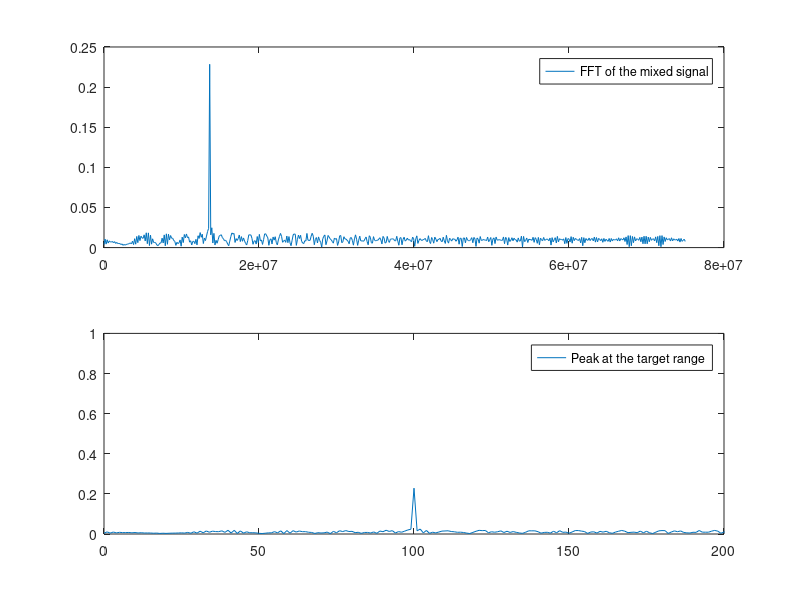
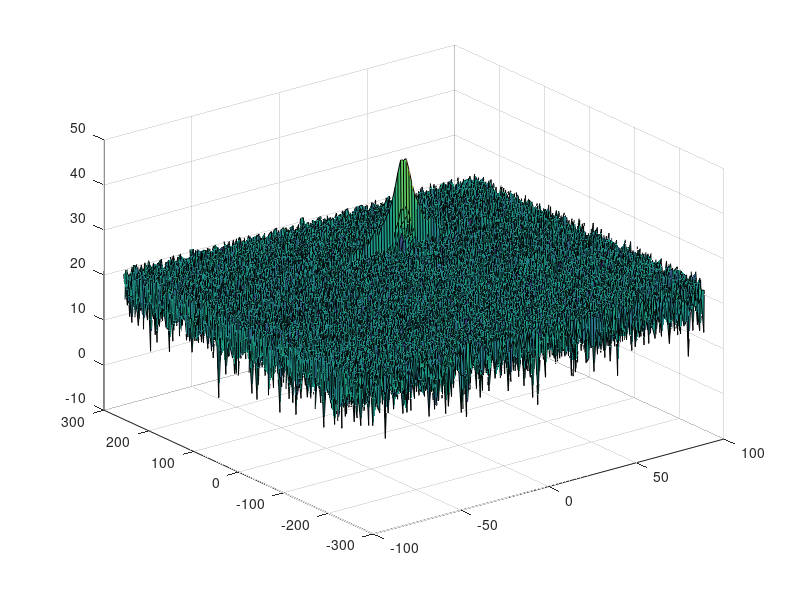

Source code (MATLAB) for these figures, in order: (Note: this script raises an error after producing the figures.)
clear all
clc;

%% Radar Specifications 
%%%%%%%%%%%%%%%%%%%%%%%%%%%
% Frequency of operation = 77GHz
% Max Range = 200m
% Range Resolution = 1 m
% Max Velocity = 100 m/s (chapter its 70 m/s 
% Velocity Resulution  = 3 m/s
%%%%%%%%%%%%%%%%%%%%%%%%%%%

%speed of light = 3e8
c = 3e8;
Rres = 1; %Resolution of the Radar
RMax = 200;

%% User Defined Range and Velocity of target
% *%TODO* :
% define the target's initial position and velocity. Note : Velocity
% remains contant
% Innitial velocity = constant = TargetValocity
% Target range is reducing (since the radar is assumed to accelerate
% towards the Target vehicle
TargetRange = 100; 
TargetValocity = 20;

%% FMCW Waveform Generation

% *%TODO* :
% Design the FMCW waveform by giving the specs of each of its parameters.
% Calculate the Bandwidth (B), Chirp Time (Tchirp) and Slope (slope) of the FMCW
% chirp using the requirements above.

B = c/(2*Rres); %Bandwidth of the radar for 1 m resulution
Tchirp = 5.5*2*RMax/c; % Chirp Time   
AlphaSlope = B/Tchirp; % Chirp Slope

%Operating carrier frequency of Radar 
fc= 77e9;             %carrier freq
                                                          
%The number of chirps in one sequence. Its ideal to have 2^ value for the ease of running the FFT
%for Doppler Estimation. 
Nd=128;                   % #of doppler cells OR #of sent periods % number of chirps

%The number of samples on each chirp. 
Nr=1024;                  %for length of time OR # of range cells

% Timestamp for running the displacement scenario for every sample on each
% chirp
t=linspace(0,Nd*Tchirp,Nr*Nd); %total time for samples


%Creating the vectors for Tx, Rx and Mix based on the total samples input.
Tx=zeros(1,length(t)); %transmitted signal
Rx=zeros(1,length(t)); %received signal
Mix = zeros(1,length(t)); %beat signal

%Similar vectors for range_covered and time delay.
r_t=zeros(1,length(t));
td=zeros(1,length(t));


%% Signal generation and Moving Target simulation
% Running the radar scenario over the time. 

for i=1:length(t)     
    
    % *%TODO* :
    %For each time stamp update the Range of the Target for constant velocity. 
    % Range of the vehicle Innitial range + m 
    r_t(i) = TargetRange + TargetValocity * t(i);
    
    %Todo, to verify if it is - or + the target range (Closing in or out)
    
    %Delayed version of the signal would be the time travel by the signal 
    td(i) = 2 * r_t(i)/c;
    
    TTravelDelay = t(i) - td(i); 
    
    % *%TODO* :
    %For each time sample we need update the transmitted and
    %received signal. 
    Tx(i) = cos(2*pi*((fc*t(i))+ (AlphaSlope*t(i)*t(i)/2)));
    Rx(i) = cos(2*pi*((fc*(TTravelDelay)) + AlphaSlope* (TTravelDelay*TTravelDelay)/2));
    
    % *%TODO* :
    %Now by mixing the Transmit and Receive generate the beat signal
    %This is done by element wise matrix multiplication of Transmit and
    %Receiver Signal
    Mix(i) = Tx(i)*Rx(i);
    
end

%% RANGE MEASUREMENT

% *%TODO* :
% Reshape the vector into Nr*Nd array. Nr and Nd here would also define the size of
% Range and Doppler FFT respectively.
Mix=reshape(Mix,[Nr,Nd]);

 % *%TODO* :
%run the FFT on the beat signal along the range bins dimension (Nr) and
%normalize.
Y = fft(Mix,Nr);

%Todo: Chirp time * Bandwidth (Time Bandwidth product, for estimation of length of the FFT) 
L = Tchirp * B;
%L = Nr; 

%TODO* :
% Take the absolute value of FFT output
% Taking half the samples and and Normalizing and taking absolute
signal_fft = abs(Y(1:(L/2)+1)/L);

%TODO: making the samples equal to the length of the signal 
f = B*(0:(L/2))/L;

%plotting the FFT and the range
figure ('Name','Range from First FFT');
subplot(2,1,1);
plot(f,signal_fft);
legend('FFT of the mixed signal'); 
R = (c*Tchirp*f)/(2*B);
subplot(2,1,2);
plot(R,signal_fft);
legend('Peak at the target range'); 

axis ([0 200 0 1]);



%% RANGE DOPPLER RESPONSE
% The 2D FFT implementation is already provided here. This will run a 2DFFT
% on the mixed signal (beat signal) output and generate a range doppler
% map.You will implement CFAR on the generated RDM

% Range Doppler Map Generation.

% The output of the 2D FFT is an image that has reponse in the range and
% doppler FFT bins. So, it is important to convert the axis from bin sizes
% to range and doppler based on their Max values.

Mix=reshape(Mix,[Nr,Nd]);

% 2D FFT using the FFT size for both dimensions.
sig_fft2 = fft2(Mix,Nr,Nd);

% Taking just one side of signal from Range dimension.
sig_fft2 = sig_fft2(1:Nr/2,1:Nd);
sig_fft2 = fftshift (sig_fft2);
RDM = abs(sig_fft2);
RDM = 10*log10(RDM) ;

%use the surf function to plot the output of 2DFFT and to show axis in both
%dimensions
doppler_axis = linspace(-100,100,Nd);
range_axis = linspace(-200,200,Nr/2)*((Nr/2)/400);
figure,surf(doppler_axis,range_axis,RDM);

%% CFAR implementation

%Slide Window through the complete Range Doppler Map

% *%TODO* :
%Select the number of Training Cells in both the dimensions.

% 1. Determine the number of Training cells for each dimension Tr and Td. 
% Similarly, pick the number of guard cells Gr and Gd.

Tr = 10;    %Training Range
Td = 18;    %Training Doppler
Gr = 3;     %Guard Range
Gd = 4;     %Guard Doppler

% 2. Slide the Cell Under Test (CUT) across the complete cell matrix
% Select the grid that includes the training, guard and test cells. 
% Grid Size = (2Tr+2Gr+1)(2Td+2Gd+1).

%Total cell count for averaging
TotalCellCount = (2*Tr+2*Gr+1)*(2*Td+2*Gd+1) - (2*Gr+1)*(2*Gd+1);


% *%TODO* :
% offset the threshold by SNR value in dB
Offset = 6;


% *%TODO* :
%Create a vector to store noise_level for each iteration on training cells
noise_level = zeros(1,1);


%CFAR Signal value 
signal_cfar = zeros(Nr/2,Nd);
signal_cfar2 = zeros(Nr/2,Nd);

%For testing
testMatrix  = zeros(Nr/2,Nd);
   
% *%TODO* :
%design a loop such that it slides the CUT across range doppler map by
%giving margins at the edges for Training and Guard Cells.
%For every iteration sum the signal level within all the training
%cells. To sum convert the value from logarithmic to linear using db2pow
%function. Average the summed values for all of the training
%cells used. After averaging convert it back to logarithimic using pow2db.
%Further add the offset to it to determine the threshold. Next, compare the
%signal under CUT with this threshold. If the CUT level > threshold assign
%it a value of 1, else equate it to 0.

   % Use RDM[x,y] as the matrix from the output of 2D FFT for implementing
   % CFAR


for j = 1:(Nr/2)-(2*(Gd+Td))
    %Starting the CUT Y from j + Gd + Td index
    CutYIndex = j + Td + Gd;
    
    for i = 1:(Nd-2*(Gr+Tr))        
        
        %Starting the CUT X from i + Gr + Tr index
        CutXIndex = i + Tr + Gr;
        
        % ***ttttttttt***| A: Indexes for Section A 
        % ***ttttttttt***| CutXIndex-Tr-Gr:1:CutXIndex+Gr+Tr X CutYIndex-Td-Gd:1:CutYIndex-Gd-1 
        % ***ttttttttt***| 
        % ***ttttttttt***| 
        % ***ttgggggtt***| B: Indexes for Section B 
        % ***ttggCggtt***| CutXIndex-Tr-Gr:1:CutXIndex-Gr-1 X CutYIndex-Gd:1:CutYIndex+Gd
        % ***ttgggggtt***| CutXIndex+Gr+1:1:CutXIndex+Tr+Gr X CutYIndex-Gd:1:CutYIndex+Gd
        % ***ttttttttt***|
        % ***ttttttttt***| C: Indexes for Section C 
        % ***ttttttttt***| CutXIndex-Tr-Gr:1:CutXIndex+Gr+Tr X CutYIndex+Gd+1:1:CutYIndex+Td+Gd
        % ***ttttttttt***| 
        
        %A + C portion :
        TrainingIndexX_AC   = CutXIndex-Tr-Gr:1:CutXIndex+Gr+Tr; 
        TrainingIndexY_A    = CutYIndex-Td-Gd:1:CutYIndex-Gd-1; 
        TrainingIndexY_C    = CutYIndex+Gd+1:1:CutYIndex+Td+Gd;
        
        %B portion 
        LagTraningIndexX_B  = CutXIndex-Tr-Gr:1:CutXIndex-Gr-1;
        LeadTraningIndexX_B = CutXIndex+Gr+1:1:CutXIndex+Gr+Tr;
        TrainingIndexY_B    = CutYIndex-Gd:1:CutYIndex+Gd;
        
        TrainingXIndexA = [ TrainingIndexX_AC ];
        TrainingYIndexA = [ TrainingIndexY_A ];
        
        TrainingXIndexB = [ LagTraningIndexX_B LeadTraningIndexX_B];
        TrainingYIndexB = [ TrainingIndexY_B ];
        
        TrainingXIndexC = [ TrainingIndexX_AC ];
        TrainingYIndexC = [ TrainingIndexY_C ];
        
        
        %For testing only        
        %Not sure why this is not working, the entire block becomes one
        %instead of guard cells
        %TrainingXIndex = [ TrainingXIndexA TrainingXIndexB TrainingXIndexC];
        %TrainingYIndex = [ TrainingYIndexA TrainingYIndexB TrainingYIndexC];
        %testMatrix(TrainingYIndex,TrainingXIndex) = 1; 
        
        %For testing only
%         testMatrix(TrainingYIndexA,TrainingXIndexA) = 1;
%         testMatrix(TrainingYIndexB,TrainingXIndexB) = 1;
%         testMatrix(TrainingYIndexC,TrainingXIndexC) = 1;        
%         testMatrix = zeros(Nr/2,Nd);
        
        TrainingSum = 0;        
        
        %Calculating the sum of the training
        TrainingSum = sum(db2pow(RDM(TrainingYIndexA, TrainingXIndexA)),'all');
        TrainingSum = TrainingSum + sum(db2pow(RDM(TrainingYIndexB, TrainingXIndexB)),'all');
        TrainingSum = TrainingSum + sum(db2pow(RDM(TrainingYIndexC, TrainingXIndexC)),'all');
        
        %3 sum should be equal to noise 
        
        s1 = sum(db2pow(RDM(j:j+2*Td+2*Gd, i:i+2*Tr+2*Gr)),'all');
        s2 = sum(db2pow(RDM(j+Td:j+Td+2*Gd, i+Tr:i+Tr+2*Gr)),'all');    
        noise_level = s1 - s2;
        
        % 4.This gives the Training Cells : (2Tr+2Gr+1)(2Td+2Gd+1) - (2Gr+1)(2Gd+1)
        % Sum all the cells and devide by total number of cells 
        % 5. Measure and average the noise across all the training cells. 
        % This gives the threshold
        threshold = noise_level/TotalCellCount;
        threshold2 = TrainingSum/TotalCellCount;
        
        % 6. Add the offset (if in signal strength in dB) to the threshold to keep 
        % the false alarm to the minimum.
%         threshold = pow2db(threshold) + Offset;
%         threshold = db2pow(threshold);
%         
        threshold2 = pow2db(threshold2) + Offset;
        threshold2 = db2pow(threshold2);
        
        
        
        
% 7. Determine the signal level at the Cell Under Test.


% 8. If the CUT signal level is greater than the Threshold, assign a value 
% of 1, else equate it to zero.


% 9. Since the cell under test are not located at the edges, due to the 
% training cells occupying the edges, we suppress the edges to zero. 
% Any cell value that is neither 1 nor a 0, assign it a zero.
        
%         signal = db2pow(RDM(i+Tr+Gr, j+Td+Gd));
%         
%         if (signal <= threshold)
%             signal = 0;
%         else 
%             signal = 1;
%         end
        
        signal2 = db2pow(RDM(CutYIndex, CutXIndex));
        if (signal2 <= threshold2)
            signal2 = 0;
        else 
            signal2 = 1;
        end
        
        
%         signal_cfar(i+Tr+Gr,j+Td+Gd) = signal; 
        signal_cfar2(CutYIndex,CutXIndex) = signal2; 

    end 
end


% *%TODO* :
% The process above will generate a thresholded block, which is smaller 
%than the Range Doppler Map as the CUT cannot be located at the edges of
%matrix. Hence,few cells will not be thresholded. To keep the map size same
% set those values to 0. 


% *%TODO* :
%display the CFAR output using the Surf function like we did for Range
%Doppler Response output.
figure,surf(doppler_axis,range_axis,signal_cfar2);
colorbar;


 
 